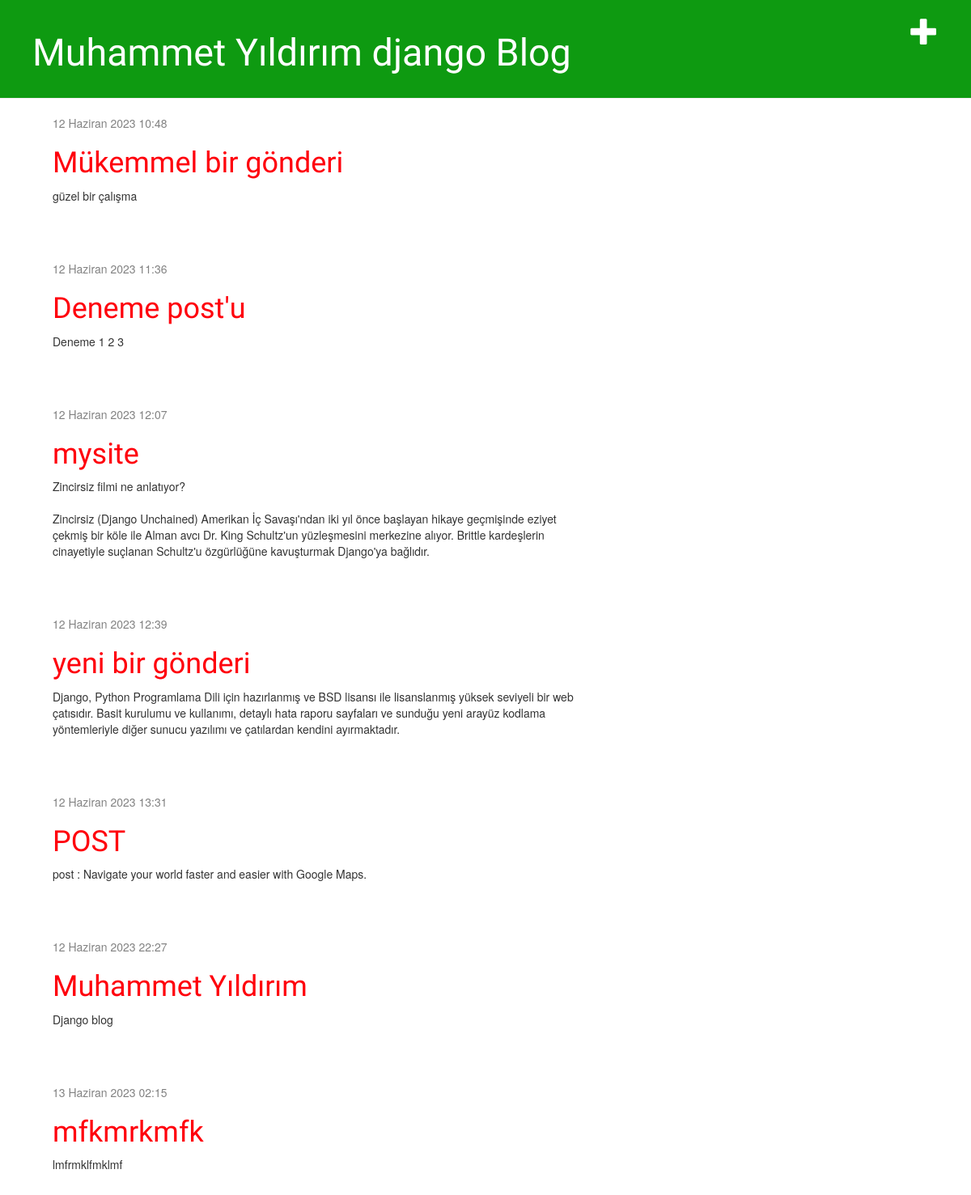
/, run on an earlier commit of the app's database.
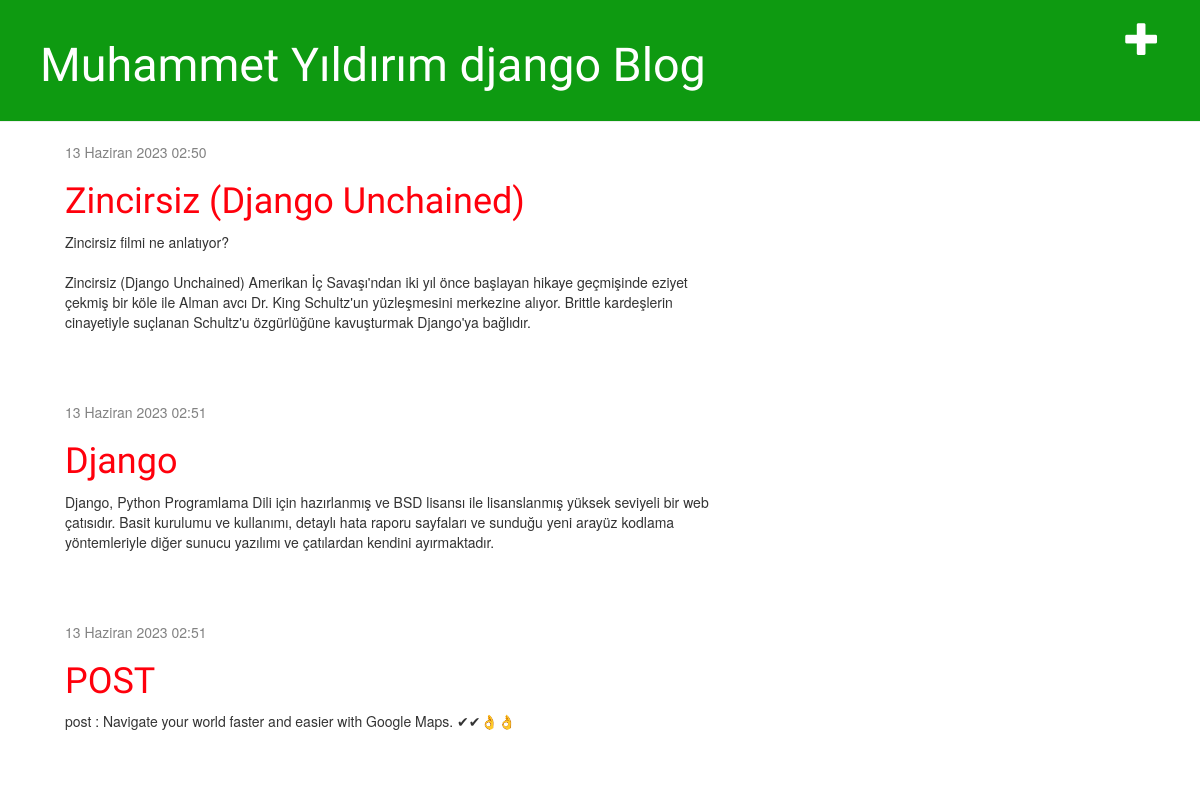
And on a later commit of the database.
### blog/models.py (models this page shows, shortened)
class Post(models.Model):
    author = models.ForeignKey(settings.AUTH_USER_MODEL, on_delete=models.CASCADE)
    title = models.CharField(max_length=200)
    text = models.TextField()
    created_date = models.DateTimeField(
            default=timezone.now)
    published_date = models.DateTimeField(
            blank=True, null=True)
    def __str__(self):
        return self.title

### blog/views.py (the view)
# urls.py: path('', views.post_list, name='post_list'),
def post_list(request):
    posts = Post.objects.filter(published_date__lte=timezone.now()).order_by('published_date')
    return render(request, 'blog/post_list.html', {'posts': posts})

### blog/templates/blog/post_list.html
{% extends 'blog/base.html' %}
{% block content %}
    {% for post in posts %}
        <div class="post">
            <div class="date">
                {{ post.published_date }}
            </div>
            <h1><a href="{% url 'post_detail' pk=post.pk %}">{{ post }}</a></h1>
            <p>{{ post.text|linebreaksbr }}</p>
        </div>
    {% endfor %}
{% endblock %}

### blog/templates/blog/base.html (shortened to what this page needs)
{% load static %}
<html xmlns="http://www.w3.org/1999/html">
    <head>
        <link rel="stylesheet" href="//maxcdn.bootstrapcdn.com/bootstrap/3.2.0/css/bootstrap.min.css">
        <link rel="stylesheet" href="//maxcdn.bootstrapcdn.com/bootstrap/3.2.0/css/bootstrap-theme.min.css">
        <link rel="stylesheet" href="{% static 'css/blog.css' %}">
    </head>
    <body>
        <div class="page-header">
            <a href="{% url 'post_new' %}" class="top-menu"><span class="glyphicon glyphicon-plus"></span></a>
            <h1><a href="/">Muhammet Yıldırım django Blog</a></h1>
        </div>
        <div class="content container">
            <div class="row">
                <div class="col-md-7">
                    {% block content %}
                    {% endblock %}
                </div>
            </div>
        </div>
    </body>
</html>

### blog/static/css/blog.css (style rules this page uses)
body { background-color: #ffffff; }
.page-header { background-color: #0e9a11; margin-top: 0; padding: 20px 20px 20px 40px; }
.page-header h1, .page-header h1 a, .page-header h1 a:visited, .page-header h1 a:active { color: #ffffff; font-size: 35pt; text-decoration: none; }
.content { margin-left: 50px; }
h1, h2, h3, h4 { font-family: 'Lobster', cursive; }
.date { color: #828282; }
.top-menu, .top-menu:hover, .top-menu:visited { color: #ffffff; float: right; font-size: 26pt; margin-right: 20px; }
.post { margin-bottom: 70px; }
.post h1 a, .post h1 a:visited { color: #ff000c; }

What changed in the data, as far as the page shows it:
removed Post: published_date "12 Haziran 2023 10:48", title "Mükemmel bir gönderi", text "güzel bir çalışma"
removed Post: published_date "12 Haziran 2023 11:36", title "Deneme post'u", text "Deneme 1 2 3"
removed Post: published_date "12 Haziran 2023 22:27", title "Muhammet Yıldırım", text "Django blog"
removed Post: published_date "13 Haziran 2023 02:15", title "mfkmrkmfk", text "lmfrmklfmklmf"
changed Post: published_date "12 Haziran 2023 12:07" → "13 Haziran 2023 02:50"; title "mysite" → "Zincirsiz (Django Unchained)"
changed Post: published_date "12 Haziran 2023 12:39" → "13 Haziran 2023 02:51"; title "yeni bir gönderi" → "Django"
changed Post "POST": published_date "12 Haziran 2023 13:31" → "13 Haziran 2023 02:51"; text "post : Navigate your world faster and easier with Google Maps." → "post : Navigate your world faster and easier with Google Maps. ✔✔👌👌"
